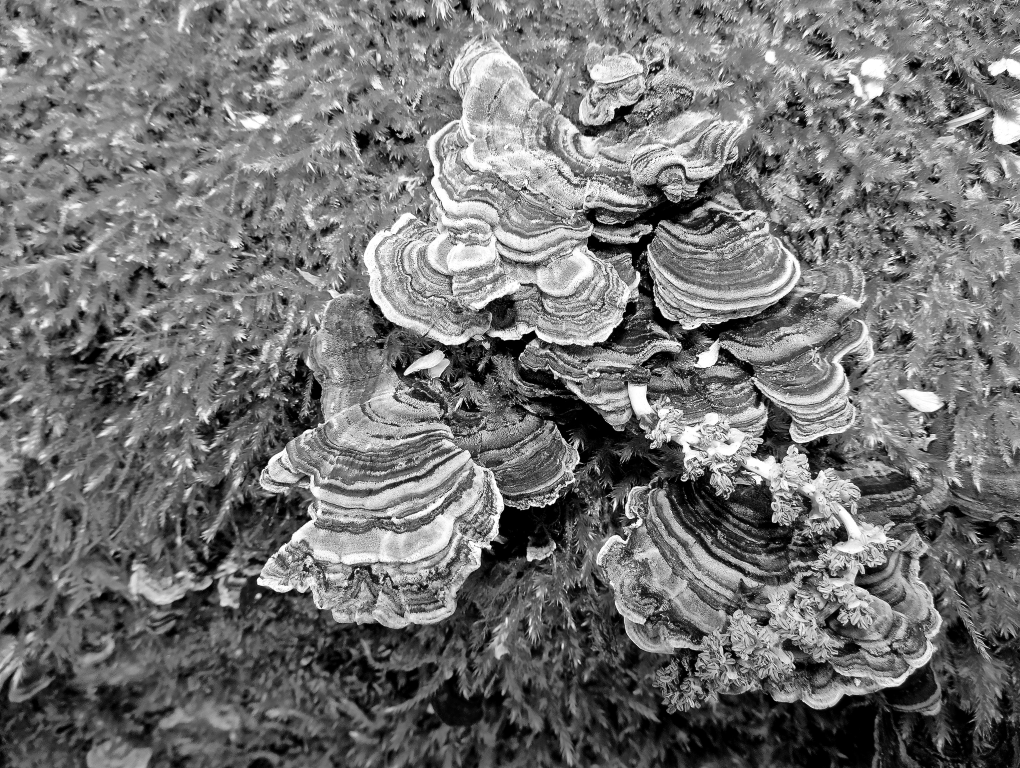
#> input picture statistics_doublecompressed/groundtruth/0026.png, 2040 x 1536 px, found by its file name (shown at 1/2 size)
$ python 'figure comparison generator colour.py'
#> lines starting #> are read from the running program, lines starting #| are printed output that depends on the picture
#figure comparison generator

import cv2
import matplotlib.pyplot as plt
import numpy as np
from PIL import Image

# --- paths to your images ---
gt_path = "/Users/ceabyfernandez/bachelorsthesis/statistics_colour/groundtruth/0026.png"
restored_paths = [
    "/Users/ceabyfernandez/bachelorsthesis/statistics_colour/fbcnn_restored/qf10/0026.png",
    "/Users/ceabyfernandez/bachelorsthesis/statistics_colour/qcn_restored/qf10/0026.png",
    "/Users/ceabyfernandez/bachelorsthesis/statistics_colour/oapt_restored/qf10/0026.png"
]

titles = ["Ground Truth", "FBCNN QF=10", "QCN QF=10", "OAPT QF=10"]

# --- load images (convert BGR→RGB for matplotlib) ---
images = [cv2.imread(gt_path)] + [cv2.imread(p) for p in restored_paths]
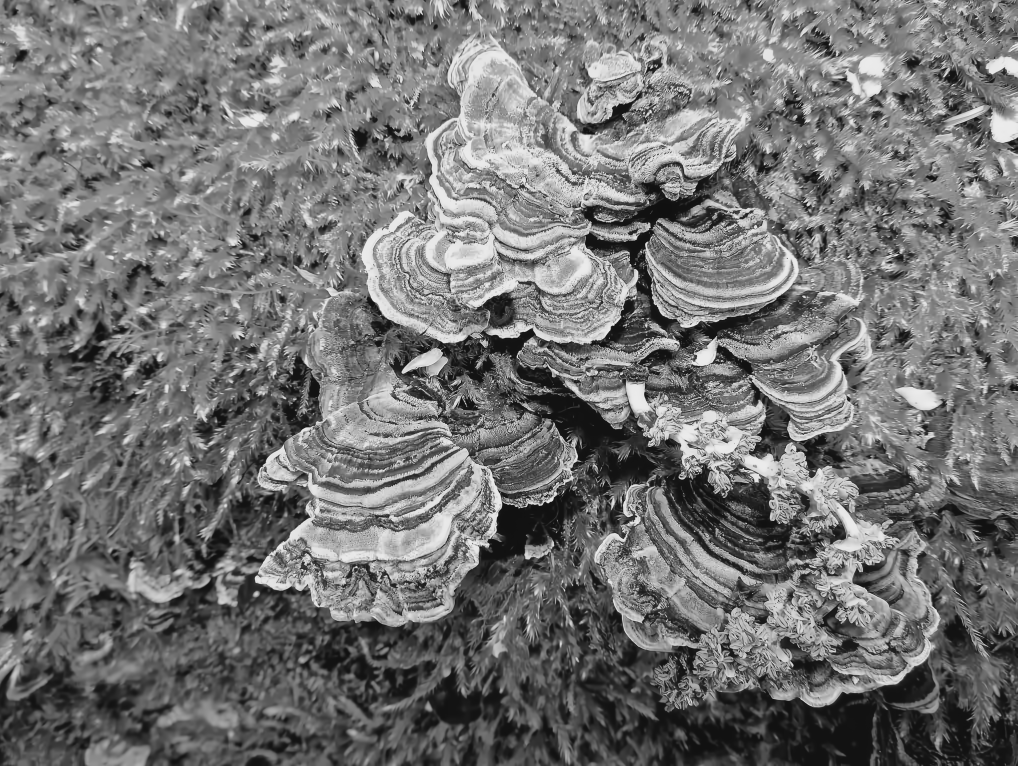
#> input picture statistics_grayscale/oapt_restored/qf10/0026.png, 2036 x 1532 px, found by its file name (shown at 1/2 size)
#> images = 4 items
images = [cv2.cvtColor(img, cv2.COLOR_BGR2RGB) for img in images]

# --- define zoom-in region (x, y, w, h) ---
x, y, w, h = 1800, 1160, 100, 100   # adjust to the interesting region

# --- crop zoom patches ---
zooms = [img[y:y+h, x:x+w] for img in images]
#> zooms = 4 items

# optional: magnify zoom patches
scale = 3
zooms = [np.array(Image.fromarray(z).resize((w*scale, h*scale), Image.NEAREST)) for z in zooms]

# --- plot setup ---
fig, axes = plt.subplots(2, len(images), figsize=(16, 7))

for i, (img, zoom, title) in enumerate(zip(images, zooms, titles)):
    # main image
    axes[0, i].imshow(img)
    axes[0, i].set_title(title, fontsize=12)
    axes[0, i].axis("off")

    # draw rectangle for zoom region
    rect = plt.Rectangle((x, y), w, h, edgecolor='red', facecolor='none', linewidth=2)
    axes[0, i].add_patch(rect)

    # zoomed-in patch
    axes[1, i].imshow(zoom)
    axes[1, i].axis("off")
#> this loop made 4 passes
#> title on passes 1 to 4: 'Ground Truth', 'FBCNN QF=10', 'QCN QF=10', 'OAPT QF=10'

plt.tight_layout()
plt.show()
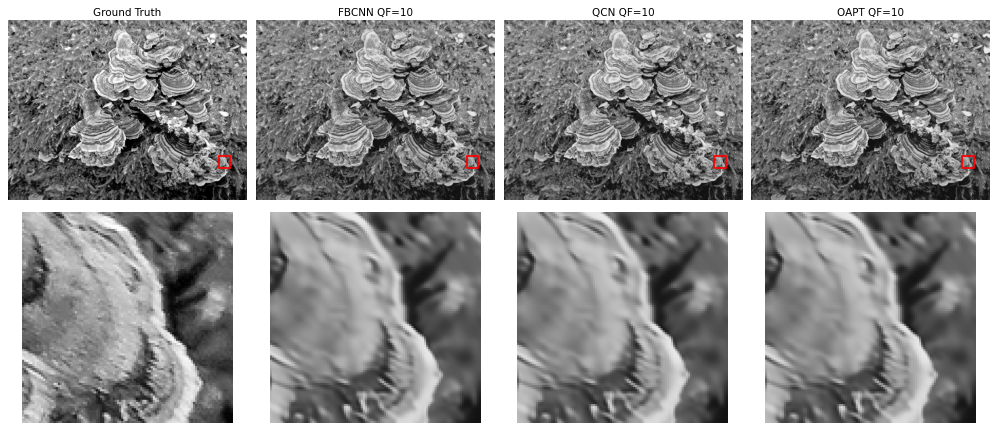
#> figure drawn by matplotlib, 8 panels
